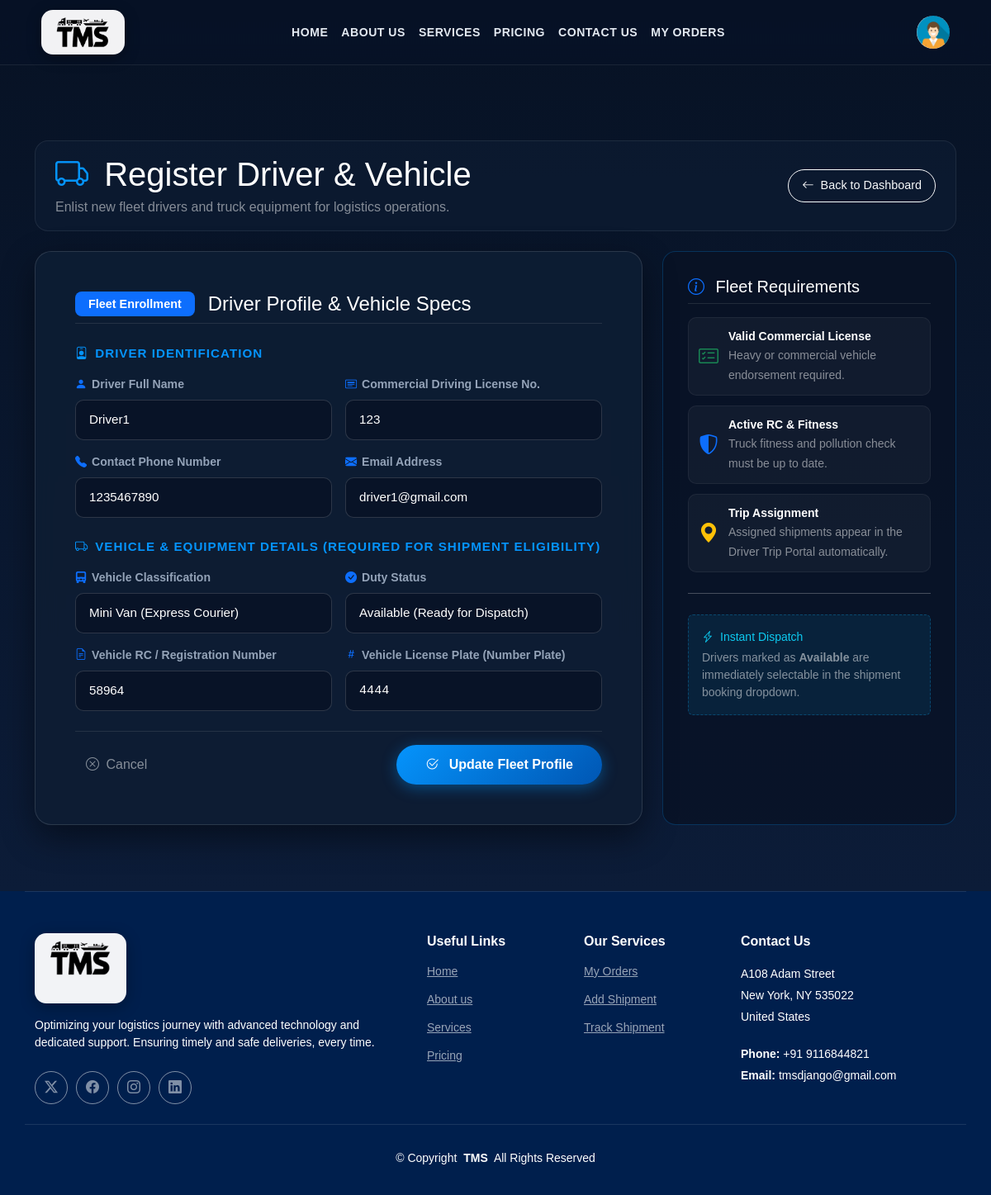
Screenshot of /add_driver/ (signed in) with the database file from the repository.
### tms_application/models.py (models this page shows, shortened)
class NewDriver(models.Model):
    VEHICLE_TYPE_CHOICES = [
        ('ST', 'Small Truck'),
        ('FT', 'Flatbed Truck'),
        ('TrR', 'Trailer Truck'),
        ('TkT', 'Tanker Truck'),
        ('CT', 'Container Truck'),
        ('MV', 'Mini Van'),
    ]
    AVAILABLE_CHOICES = [
        (True, 'Yes'),
        (False, 'No'),
    ]
    user = models.ForeignKey(User, on_delete=models.CASCADE, null=True, blank=True)
    driver_name = models.CharField(max_length=100)
    license_number = models.CharField(max_length=20)
    phone_number = models.CharField(max_length=15)
    email = models.EmailField()
    vehicle_type = models.CharField(max_length=3, choices=VEHICLE_TYPE_CHOICES)
    vehicle_registration_number = models.CharField(max_length=50)
    vehicle_number_plate = models.CharField(max_length=20)
    available = models.BooleanField(choices=AVAILABLE_CHOICES)
    def is_fleet_complete(self):
        return bool(
            self.vehicle_type and
            self.vehicle_registration_number and str(self.vehicle_registration_number).strip() and
            self.vehicle_number_plate and str(self.vehicle_number_plate).strip() and
            self.license_number and str(self.license_number).strip()
        )

### tms_application/views.py (the view, shortened to what this page needs)
# urls.py: path('add_driver/', views.add_driver, name='add_driver'),
def add_driver(request):
    driver_profile = get_driver_for_user(request.user) if request.user.is_authenticated else None
    return render(request, 'add_driver.html', {
        'existing_driver': driver_profile,
    })

### tms_application/views.py (called while the page is built, shortened)
def get_driver_for_user(user):
    if not user.is_authenticated:
        return None
    driver = NewDriver.objects.filter(user=user).first()
    if driver:
        return driver
    driver = NewDriver.objects.filter(driver_name__iexact=user.username).first()
    if driver:
        if not driver.user:
            driver.user = user
            driver.save(update_fields=['user'])
        return driver
    if NewDriver.objects.count() == 1:
        single_driver = NewDriver.objects.first()
        if not single_driver.user:
            single_driver.user = user
            single_driver.save(update_fields=['user'])
        return single_driver
    return None

### tms_application/templates/add_driver.html (shortened to what this page needs)
{% extends 'base.html' %}
{% block content %}
{% load static %}
<main class="main form-page-wrapper">
  <div class="container">
    <div class="mb-4 py-3 px-4" style="background: rgba(14, 29, 52, 0.6); border-radius: 16px; border: 1px solid rgba(255, 255, 255, 0.08);">
      <div class="d-flex flex-column flex-md-row justify-content-between align-items-md-center">
        <div>
          <h1 class="display-6 font-weight-bold mb-1" style="color: #ffffff;">
            <i class="bi bi-truck me-2" style="color: #0594fc;"></i> Register Driver & Vehicle
          </h1>
          <p class="text-white-50 mb-0">Enlist new fleet drivers and truck equipment for logistics operations.</p>
        </div>
        <div class="mt-3 mt-md-0">
          <a href="{% url 'home' %}" class="btn btn-outline-light px-3 py-2" style="border-radius: 20px; font-size: 0.9rem;">
            <i class="bi bi-arrow-left me-1"></i> Back to Dashboard
          </a>
        </div>
      </div>
    </div>
    <div class="row g-4 justify-content-center">
      <div class="col-lg-8">
        <div class="form-glass-card p-4 p-md-5">
          <div class="d-flex align-items-center mb-4 pb-2 border-bottom border-secondary border-opacity-25">
            <span class="badge bg-primary px-3 py-2 me-3" style="border-radius: 8px; font-size: 0.9rem;">Fleet Enrollment</span>
            <h4 class="mb-0 text-white font-weight-bold">Driver Profile & Vehicle Specs</h4>
          </div>
          <form method="POST" novalidate>
            <div class="section-divider-title">
              <i class="bi bi-person-badge"></i> Driver Identification
            </div>
            <div class="row g-3">
              <div class="col-md-6">
                <label for="driverName" class="custom-form-label">
                  <i class="bi bi-person-fill text-primary"></i> Driver Full Name
                </label>
                <input type="text" class="form-control custom-input" id="driverName" name="driver_name"
                       value="{% if existing_driver %}{{ existing_driver.driver_name }}{% else %}{{ user.username }}{% endif %}"
                       placeholder="e.g. Ramesh Kumar" required>
              </div>
              <div class="col-md-6">
                <label for="licenseNumber" class="custom-form-label">
                  <i class="bi bi-card-heading text-primary"></i> Commercial Driving License No.
                </label>
                <input type="text" class="form-control custom-input" id="licenseNumber" name="license_number"
                       value="{{ existing_driver.license_number|default:'' }}"
                       placeholder="e.g. DL-0420110023456" required>
              </div>
              <div class="col-md-6">
                <label for="driverPhoneNumber" class="custom-form-label">
                  <i class="bi bi-telephone-fill text-primary"></i> Contact Phone Number
                </label>
                <input type="tel" class="form-control custom-input" id="driverPhoneNumber" name="phone_number"
                       value="{{ existing_driver.phone_number|default:'' }}"
                       placeholder="10-digit mobile number" maxlength="15" required>
              </div>
              <div class="col-md-6">
                <label for="driverEmail" class="custom-form-label">
                  <i class="bi bi-envelope-fill text-primary"></i> Email Address
                </label>
                <input type="email" class="form-control custom-input" id="driverEmail" name="email"
                       value="{% if existing_driver %}{{ existing_driver.email }}{% else %}{{ user.email }}{% endif %}"
                       placeholder="driver@example.com" required>
              </div>
            </div>
            <div class="section-divider-title mt-4">
              <i class="bi bi-truck"></i> Vehicle & Equipment Details (Required for Shipment Eligibility)
            </div>
            <div class="row g-3">
              <div class="col-md-6">
                <label for="vehicleType" class="custom-form-label">
                  <i class="bi bi-truck-front-fill text-primary"></i> Vehicle Classification
                </label>
                <select name="vehicle_type" class="form-control custom-input" id="vehicleType" required>
                  <option value="MV" {% if existing_driver.vehicle_type == 'MV' %}selected{% endif %}>Mini Van (Express Courier)</option>
                </select>
              </div>
              <div class="col-md-6">
                <label for="available" class="custom-form-label">
                  <i class="bi bi-check-circle-fill text-primary"></i> Duty Status
                </label>
                <select class="form-control custom-input" id="available" name="available" required>
                  <option value="true" {% if not existing_driver or not existing_driver.is_fleet_complete or existing_driver.available %}selected{% endif %}>Available (Ready for Dispatch)</option>
                </select>
              </div>
              <div class="col-md-6">
                <label for="vehicleRegistrationNumber" class="custom-form-label">
                  <i class="bi bi-file-earmark-text text-primary"></i> Vehicle RC / Registration Number
                </label>
                <input type="text" class="form-control custom-input" id="vehicleRegistrationNumber"
                       name="vehicle_registration_number"
                       value="{{ existing_driver.vehicle_registration_number|default:'' }}"
                       placeholder="e.g. MH01AB1234RC" required>
              </div>
              <div class="col-md-6">
                <label for="vehicleNumberPlate" class="custom-form-label">
                  <i class="bi bi-hash text-primary"></i> Vehicle License Plate (Number Plate)
                </label>
                <input type="text" class="form-control custom-input font-monospace" id="vehicleNumberPlate"
                       name="vehicle_number_plate"
                       value="{{ existing_driver.vehicle_number_plate|default:'' }}"
                       placeholder="e.g. MH-01-AB-1234" required>
              </div>
            </div>
            <div class="d-flex flex-column flex-sm-row justify-content-between align-items-center mt-4 pt-3 border-top border-secondary border-opacity-25 gap-3">
              <a href="{% url 'home' %}" class="btn btn-link text-white-50 text-decoration-none order-2 order-sm-1">
                <i class="bi bi-x-circle me-1"></i> Cancel
              </a>
              <button type="submit" class="btn btn-primary-gradient order-1 order-sm-2">
                {% if existing_driver %}
                  <i class="bi bi-check2-circle me-2"></i> Update Fleet Profile
                {% else %}
                  <i class="bi bi-check2-circle me-2"></i> Register Driver & Fleet
                {% endif %}
              </button>
            </div>
          </form>
        </div>
      </div>
      <div class="col-lg-4">
        <div class="form-sidebar-card">
          <h5 class="text-white font-weight-bold mb-3 pb-2 border-bottom border-secondary border-opacity-25">
            <i class="bi bi-info-circle text-primary me-2"></i> Fleet Requirements
          </h5>
          <div class="info-badge-item">
            <i class="bi bi-card-checklist text-success fs-4"></i>
            <div>
              <strong class="text-white d-block small">Valid Commercial License</strong>
              <span class="text-white-50 small">Heavy or commercial vehicle endorsement required.</span>
            </div>
          </div>
          <div class="info-badge-item">
            <i class="bi bi-shield-shaded text-primary fs-4"></i>
            <div>
              <strong class="text-white d-block small">Active RC & Fitness</strong>
              <span class="text-white-50 small">Truck fitness and pollution check must be up to date.</span>
            </div>
          </div>
          <div class="info-badge-item">
            <i class="bi bi-geo-alt-fill text-warning fs-4"></i>
            <div>
              <strong class="text-white d-block small">Trip Assignment</strong>
              <span class="text-white-50 small">Assigned shipments appear in the Driver Trip Portal automatically.</span>
            </div>
          </div>
          <hr style="border-color: rgba(255,255,255,0.1); margin: 25px 0;">
          <div class="p-3 rounded" style="background: rgba(14, 165, 233, 0.1); border: 1px dashed rgba(14, 165, 233, 0.3);">
            <div class="d-flex align-items-center mb-1 text-info small font-weight-bold">
              <i class="bi bi-lightning-charge me-2"></i> Instant Dispatch
            </div>
            <p class="text-white-50 small mb-0">Drivers marked as <strong>Available</strong> are immediately selectable in the shipment booking dropdown.</p>
          </div>
        </div>
      </div>
    </div>
  </div>
</main>
{% endblock %}

### tms_application/static/css/styles.css (style rules this page uses)
:root { --default-font: "Roboto", system-ui, -apple-system, "Segoe UI", Roboto, "Helvetica Neue", Arial, "Noto Sans", "Liberation Sans", sans-serif, "Apple Color Emoji", "Segoe UI Emoji", "Segoe UI Symbol", "Noto Color Emoji"; --heading-font: "Poppins", sans-serif; --nav-font: "Poppins", sans-serif; }
:root { --background-color: #ffffff; --default-color: #212529; --heading-color: #001973; --accent-color: #0d42ff; --surface-color: #ffffff; --contrast-color: #ffffff; }
:root { --nav-color: rgba(255, 255, 255, 0.6); --nav-hover-color: #ffffff; --nav-mobile-background-color: #ffffff; --nav-dropdown-background-color: #ffffff; --nav-dropdown-color: #212529; --nav-dropdown-hover-color: #0d42ff; }
:root { scroll-behavior: smooth; }
* { margin: 0; padding: 0; font-family: sans-serif; box-sizing: border-box; }

### tms_application/static/css/main.css (style rules this page uses)
:root { --default-font: "Roboto", system-ui, -apple-system, "Segoe UI", Roboto, "Helvetica Neue", Arial, "Noto Sans", "Liberation Sans", sans-serif, "Apple Color Emoji", "Segoe UI Emoji", "Segoe UI Symbol", "Noto Color Emoji"; --heading-font: "Poppins", sans-serif; --nav-font: "Poppins", sans-serif; }
:root { --background-color: #ffffff; --default-color: #212529; --heading-color: #001973; --accent-color: #0d42ff; --surface-color: #ffffff; --contrast-color: #ffffff; }
:root { --nav-color: rgba(255, 255, 255, 0.6); --nav-hover-color: #ffffff; --nav-mobile-background-color: #ffffff; --nav-dropdown-background-color: #ffffff; --nav-dropdown-color: #212529; --nav-dropdown-hover-color: #0d42ff; }
:root { scroll-behavior: smooth; }
body { color: var(--default-color); background-color: var(--background-color); font-family: var(--default-font); }
a { color: var(--accent-color); text-decoration: none; transition: 0.3s; }
h1, h2, h3, h4, h5, h6 { color: var(--heading-color); font-family: var(--heading-font); }

### tms_application/templates/add_driver.html (style rules this page uses)
.form-page-wrapper { background: linear-gradient(180deg, #071224 0%, #0c1c38 100%); min-height: 90vh; padding: 170px 0 80px 0; color: #fff; }
.form-glass-card { background: rgba(14, 29, 52, 0.9); backdrop-filter: blur(14px); -webkit-backdrop-filter: blur(14px); border: 1px solid rgba(255, 255, 255, 0.12); border-radius: 20px; box-shadow: 0 15px 40px rgba(0, 0, 0, 0.45); overflow: hidden; }
.form-sidebar-card { background: rgba(8, 18, 36, 0.75); border: 1px solid rgba(5, 148, 252, 0.25); border-radius: 16px; padding: 30px; height: 100%; }
.custom-form-label { color: #94a3b8; font-size: 0.88rem; font-weight: 600; margin-bottom: 8px; display: flex; align-items: center; gap: 6px; }
.custom-input { background: rgba(8, 18, 36, 0.7) !important; border: 1px solid rgba(255, 255, 255, 0.15) !important; color: #ffffff !important; border-radius: 10px !important; padding: 12px 16px !important; font-size: 0.95rem; transition: all 0.25s ease; }
.custom-input option { background: #0e1d34; color: #fff; }
.custom-input::placeholder { color: #64748b !important; }
.btn-primary-gradient { background: linear-gradient(135deg, #0594fc 0%, #0056b3 100%); border: none; border-radius: 25px; padding: 12px 35px; font-weight: 600; font-size: 1rem; color: #fff; box-shadow: 0 4px 18px rgba(5, 148, 252, 0.4); transition: all 0.3s ease; }
.section-divider-title { color: #0594fc; font-size: 0.95rem; font-weight: 700; text-transform: uppercase; letter-spacing: 1px; display: flex; align-items: center; gap: 8px; margin: 25px 0 15px 0; }
.info-badge-item { display: flex; align-items: center; gap: 12px; padding: 12px; background: rgba(255, 255, 255, 0.04); border-radius: 10px; margin-bottom: 12px; border: 1px solid rgba(255, 255, 255, 0.06); }

### rows the page displays
NewDriver: driver_name "Driver1", license_number "123", phone_number "1235467890", email "driver1@gmail.com", vehicle_type "Mini Van (Express Courier)", available "Available (Ready for Dispatch)", vehicle_registration_number "58964", vehicle_number_plate "4444"
